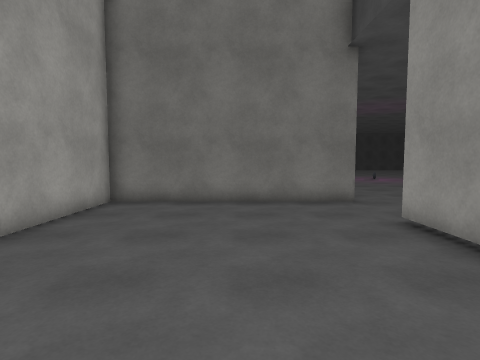
View 1 (above)

24 first-person views from a walk through a 3-D level made in the Unity game engine. The camera is 1.4 m above the floor, tilts 4° down and sees 80° across. The floor is counted in squares, 1 m on a side. Each view is taken from the middle of a square. On the plan, view 1 faces up. The plan holds only what a view shows up to about 14 squares ahead; the rest is blank. The place goes on beyond the plan. The player is left out. Surface patterns are stand-ins for the level's own textures.

View 2
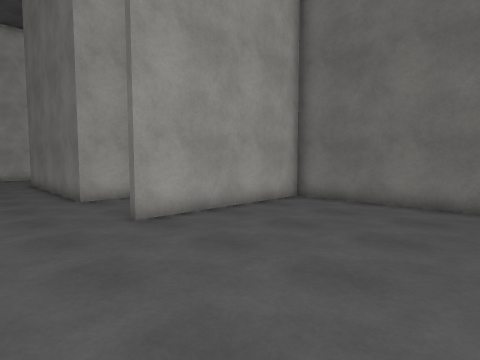

View 3
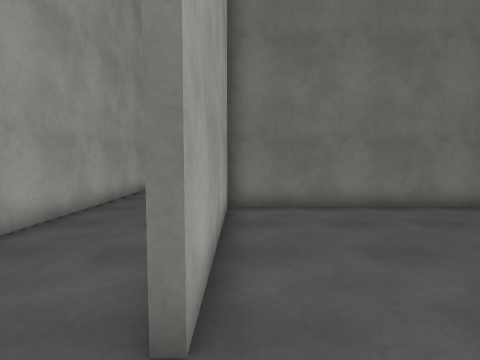

View 4
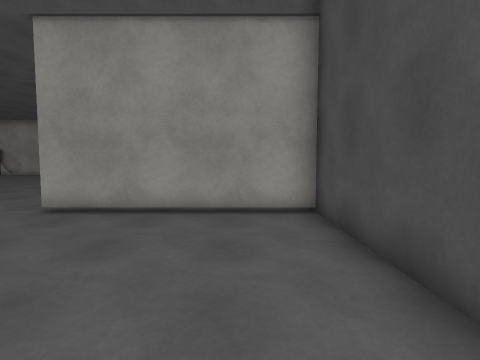

View 5
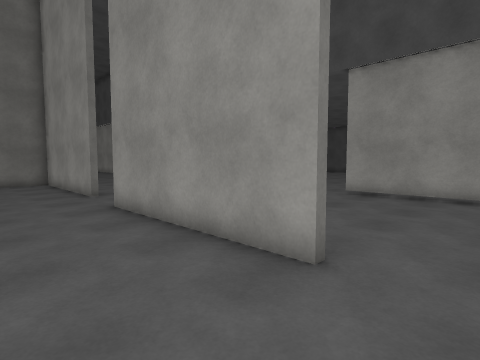

View 6
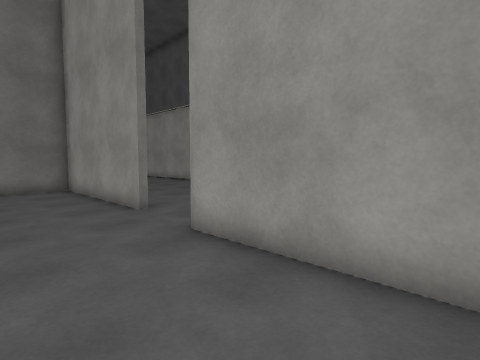

View 7
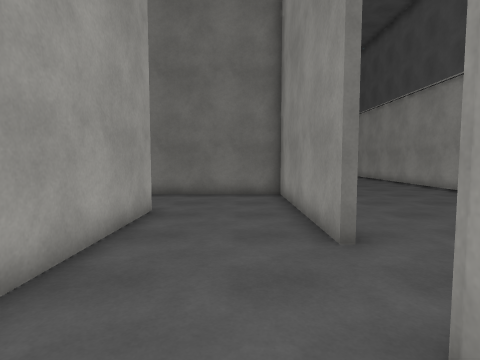

View 8
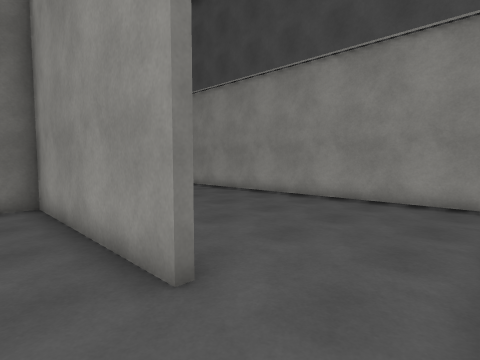

View 9
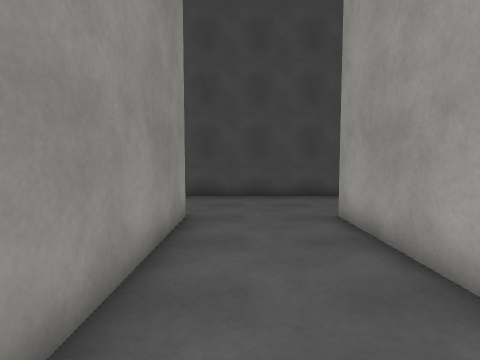

View 10
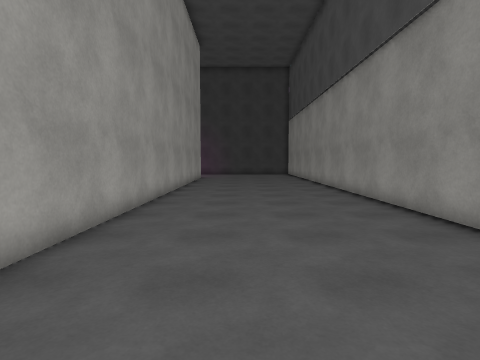

View 11
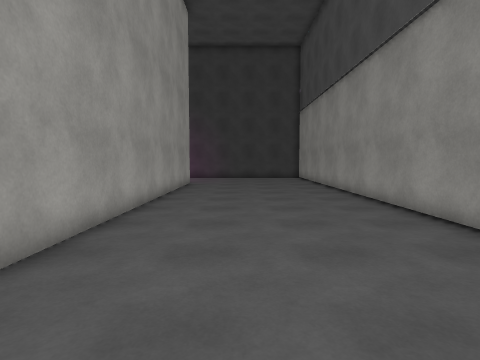

View 12
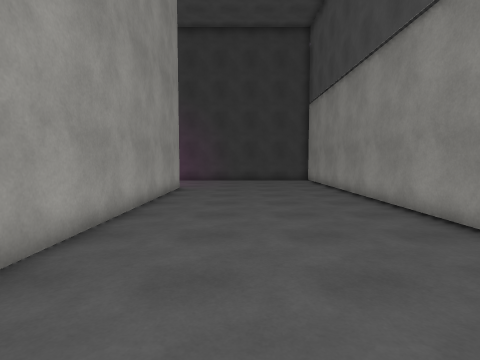

View 13
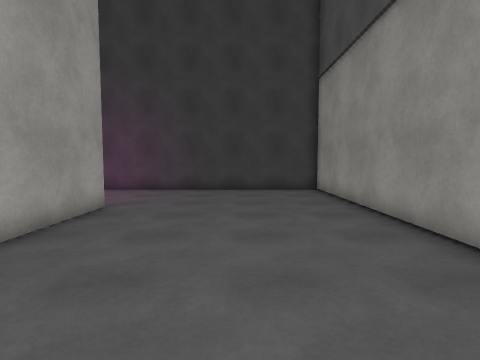

View 14
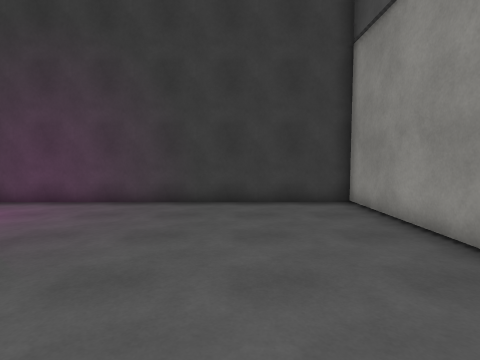

View 15
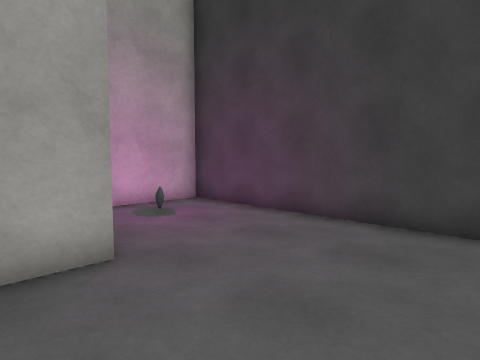

View 16
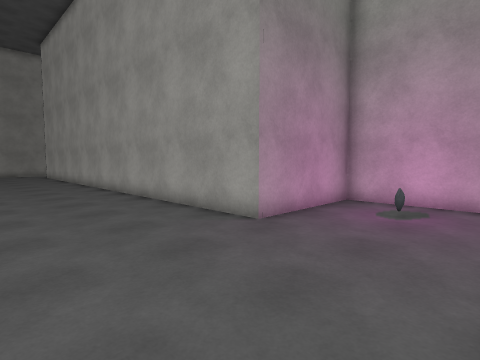

View 17
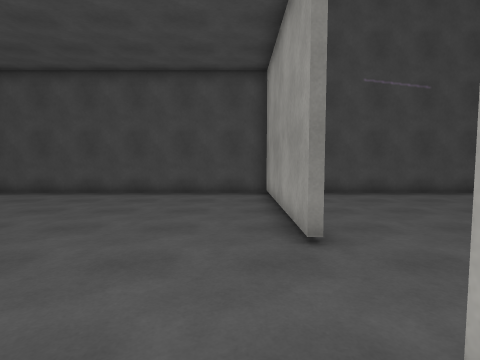

View 18
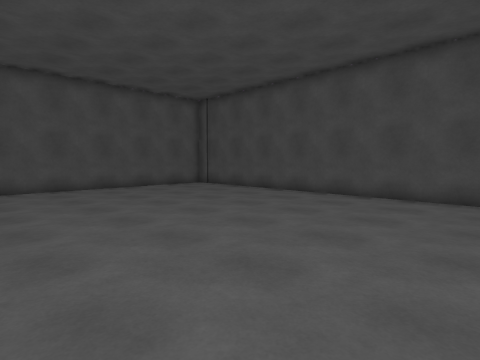

View 19
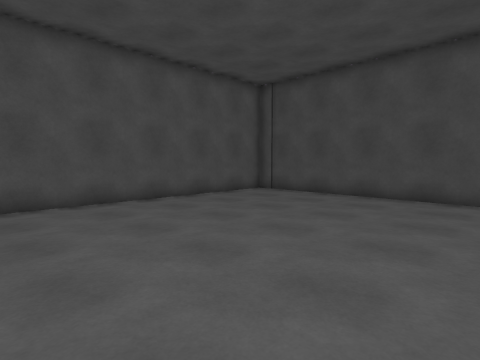

View 20
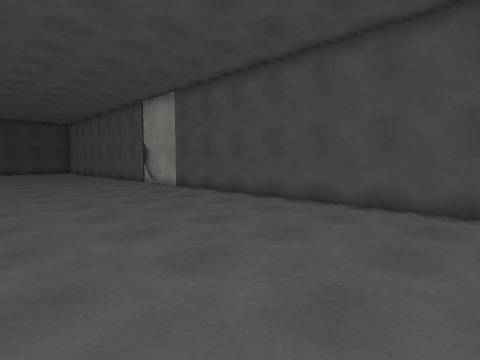

View 21
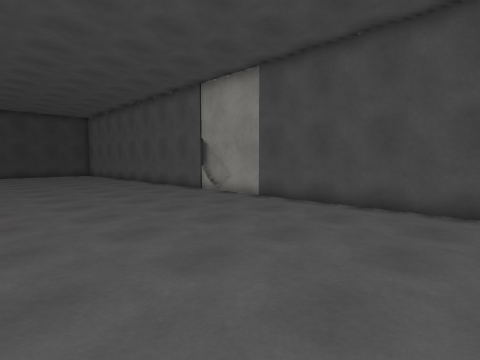

View 22
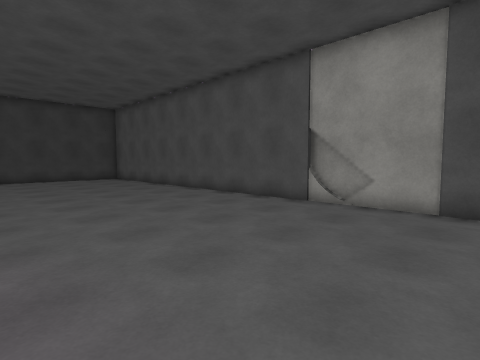

View 23
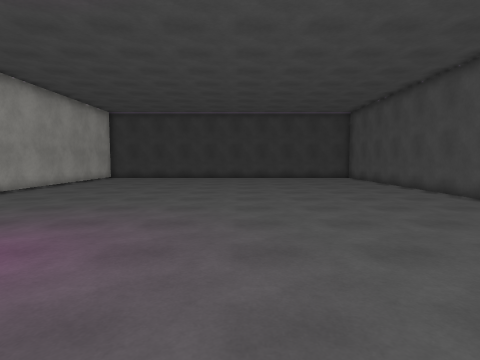

View 24
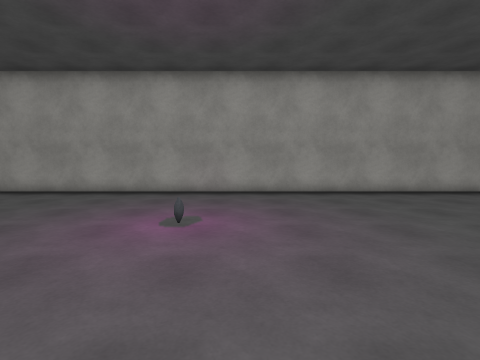

### Floor plan
Points are (right, up) in squares from view 1. A wall is a line through its corners. A room is listed if a view was taken in it or the views show most of it. See-through windows are left out.
Room 1 (views 1, 2, 3, 4, 5, 6, 7, 8, 9)
walls: (-4.6, 2.9) (-4.6, 9.9); (-4.3, 12.6) (-4.3, 19.7) (-9.5, 19.7); (4, 9.6) (-4.4, 9.6) (-4.4, 2.9); (-9.5, -1) (3.6, -1) (3.6, 6.3) (3.9, 6.3); (-8.5, 16) (-8.5, 2.9) (-9.5, 2.9)
ways out: opening at (-4, 11.5) to room 2; opening at (4, 8) to room 3
Room 2 (views 10, 11, 12, 13, 14, 15, 16)
walls: (3.6, 10.8) (3.6, 39.4) (-8.8, 39.4) (-8.8, 34.6) (-4.1, 34.6) (-4.1, 15.5)
ways out: opening at (-4, 11.5) to room 1
objects: other object (-7, 37)
Room 3 (views 17, 18, 19, 20, 21, 22, 23, 24)
walls: (22.9, 21.1) (22.9, 23.4); (3.9, 32.2) (3.9, 11.8); (3.9, 6.3) (3.9, -1) (22, -1); (22.5, -0.4) (22.5, 31)
ways out: opening at (4, 8) to room 1
objects: other object (10, 21)

Where each view was taken, in squares from view 1:
view 1: 0 up, 0 right, facing up
view 2: 0 up, 2 right, facing up-left
view 3: 1 up, 4 left, facing up
view 4: 1 up, 4 left, facing right
view 5: 1 up, 8 left, facing up-right
view 6: 5 up, 8 left, facing up-right
view 7: 8 up, 6 left, facing up
view 8: 10 up, 6 left, facing up-right
view 9: 10 up, 6 left, facing down
view 10: 12 up, 1 left, facing up
view 11: 17 up, 1 left, facing up
view 12: 20 up, 1 left, facing up
view 13: 26 up, 0 right, facing up
view 14: 30 up, 0 right, facing up
view 15: 33 up, 0 right, facing up-left
view 16: 39 up, 1 right, facing down-left
view 17: 11 up, 5 right, facing down
view 18: 10 up, 8 right, facing down-right
view 19: 10 up, 13 right, facing down-right
view 20: 6 up, 14 right, facing up-right
view 21: 12 up, 14 right, facing up-right
view 22: 18 up, 14 right, facing up-right
view 23: 17 up, 14 right, facing up
view 24: 22 up, 16 right, facing left
